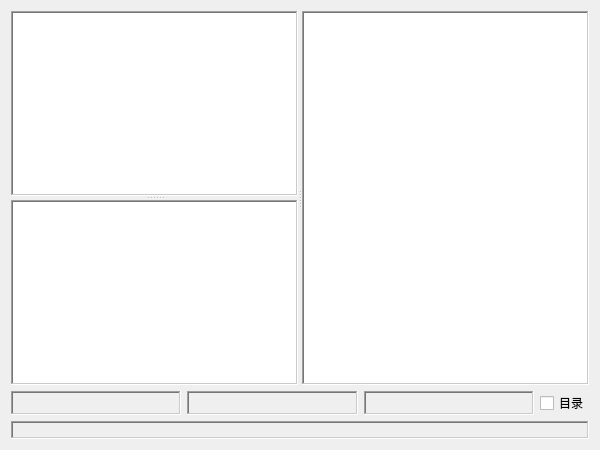
<?xml version="1.0" encoding="UTF-8"?>
<ui version="4.0">
 <class>FileSystemDialog</class>
 <widget class="QDialog" name="FileSystemDialog">
  <property name="geometry">
   <rect>
    <x>0</x>
    <y>0</y>
    <width>600</width>
    <height>450</height>
   </rect>
  </property>
  <property name="windowTitle">
   <string>文件系统</string>
  </property>
  <layout class="QVBoxLayout" name="verticalLayout">
   <item>
    <widget class="QSplitter" name="m_splitterHor">
     <property name="orientation">
      <enum>Qt::Horizontal</enum>
     </property>
     <widget class="QSplitter" name="m_splitterVer">
      <property name="orientation">
       <enum>Qt::Vertical</enum>
      </property>
      <widget class="QTreeView" name="m_tree">
       <property name="frameShape">
        <enum>QFrame::WinPanel</enum>
       </property>
      </widget>
      <widget class="QTableView" name="m_table">
       <property name="frameShape">
        <enum>QFrame::WinPanel</enum>
       </property>
      </widget>
     </widget>
     <widget class="QListView" name="m_list">
      <property name="frameShape">
       <enum>QFrame::WinPanel</enum>
      </property>
     </widget>
    </widget>
   </item>
   <item>
    <layout class="QHBoxLayout" name="horizontalLayout">
     <item>
      <widget class="QLabel" name="m_labFileName">
       <property name="frameShape">
        <enum>QFrame::WinPanel</enum>
       </property>
       <property name="frameShadow">
        <enum>QFrame::Sunken</enum>
       </property>
       <property name="text">
        <string/>
       </property>
      </widget>
     </item>
     <item>
      <widget class="QLabel" name="m_labFileSize">
       <property name="frameShape">
        <enum>QFrame::WinPanel</enum>
       </property>
       <property name="frameShadow">
        <enum>QFrame::Sunken</enum>
       </property>
       <property name="text">
        <string/>
       </property>
      </widget>
     </item>
     <item>
      <widget class="QLabel" name="m_labFileType">
       <property name="frameShape">
        <enum>QFrame::WinPanel</enum>
       </property>
       <property name="frameShadow">
        <enum>QFrame::Sunken</enum>
       </property>
       <property name="text">
        <string/>
       </property>
      </widget>
     </item>
     <item>
      <widget class="QCheckBox" name="m_checkDir">
       <property name="sizePolicy">
        <sizepolicy hsizetype="Fixed" vsizetype="Fixed">
         <horstretch>0</horstretch>
         <verstretch>0</verstretch>
        </sizepolicy>
       </property>
       <property name="text">
        <string>目录</string>
       </property>
      </widget>
     </item>
    </layout>
   </item>
   <item>
    <widget class="QLabel" name="m_labFilePath">
     <property name="sizePolicy">
      <sizepolicy hsizetype="Preferred" vsizetype="Fixed">
       <horstretch>0</horstretch>
       <verstretch>0</verstretch>
      </sizepolicy>
     </property>
     <property name="frameShape">
      <enum>QFrame::WinPanel</enum>
     </property>
     <property name="frameShadow">
      <enum>QFrame::Sunken</enum>
     </property>
     <property name="text">
      <string/>
     </property>
    </widget>
   </item>
  </layout>
 </widget>
 <resources/>
 <connections>
  <connection>
   <sender>m_tree</sender>
   <signal>clicked(QModelIndex)</signal>
   <receiver>m_table</receiver>
   <slot>setRootIndex(QModelIndex)</slot>
   <hints>
    <hint type="sourcelabel">
     <x>153</x>
     <y>102</y>
    </hint>
    <hint type="destinationlabel">
     <x>153</x>
     <y>291</y>
    </hint>
   </hints>
  </connection>
  <connection>
   <sender>m_tree</sender>
   <signal>clicked(QModelIndex)</signal>
   <receiver>m_list</receiver>
   <slot>setRootIndex(QModelIndex)</slot>
   <hints>
    <hint type="sourcelabel">
     <x>153</x>
     <y>102</y>
    </hint>
    <hint type="destinationlabel">
     <x>446</x>
     <y>196</y>
    </hint>
   </hints>
  </connection>
 </connections>
</ui>
